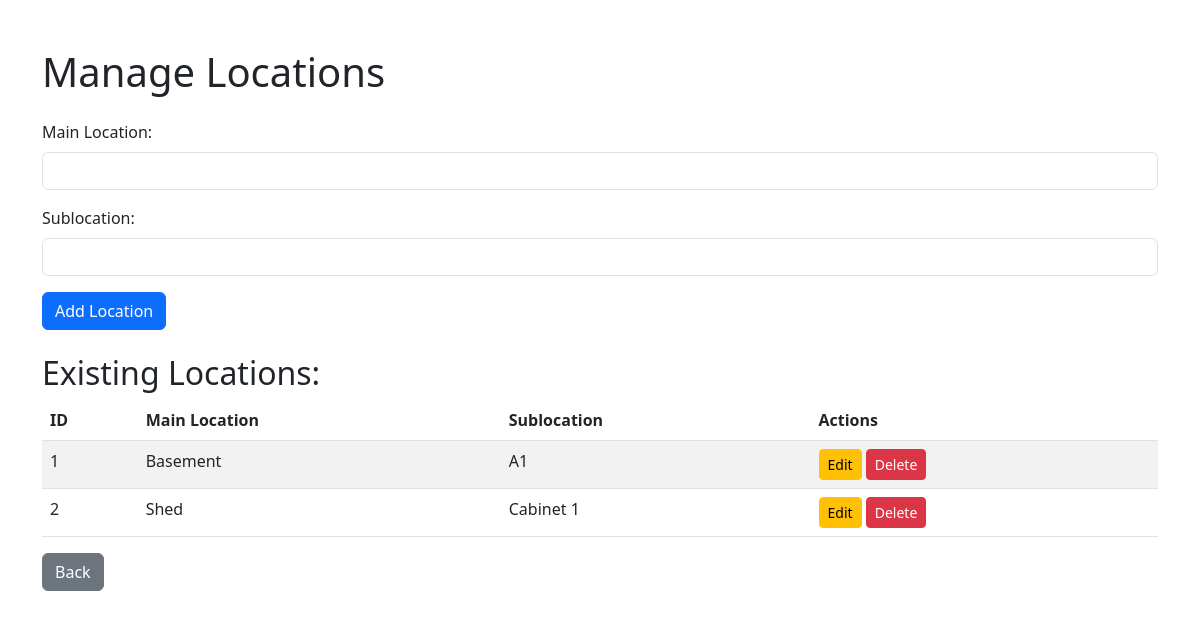
The page /locations on the database as committed earlier.
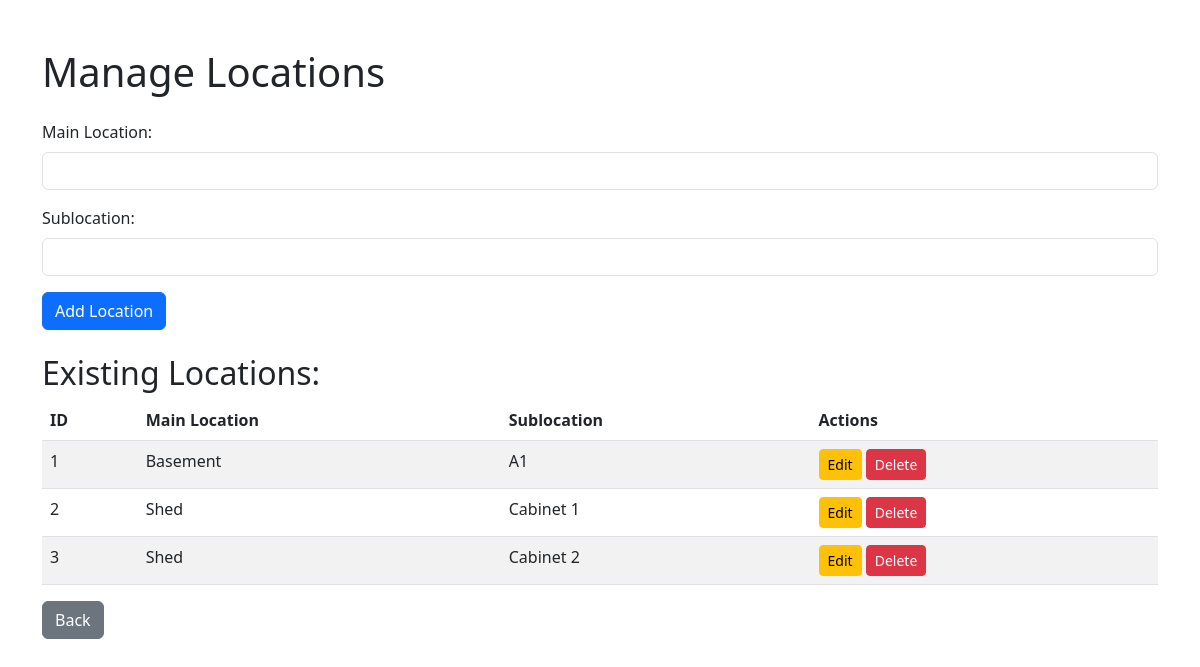
The same page on the database as committed later.
### tables this page shows
CREATE TABLE tblLocations (
    LocationID INTEGER PRIMARY KEY AUTOINCREMENT,
    MainLocation TEXT NOT NULL,
    Sublocation TEXT
);

### app.py (the view, shortened to what this page needs)
@app.route('/locations', methods=['GET', 'POST'])
def locations():
    conn = db_connection()
    cursor = conn.cursor()
    cursor.execute('SELECT * FROM tblLocations')
    locations = cursor.fetchall()
    conn.close()
    return render_template('locations.html', locations=locations)

### app.py (called while the page is built)
def db_connection():
    conn = sqlite3.connect('inventory.db')
    conn.row_factory = sqlite3.Row
    return conn

### templates/locations.html (shortened to what this page needs)
<!DOCTYPE html>
<html lang="en">
<head>
    <link href="https://cdn.jsdelivr.net/npm/bootstrap@5.3.0/dist/css/bootstrap.min.css" rel="stylesheet">
</head>
<body class="container mt-5">
    <h1 class="mb-4">Manage Locations</h1>
    <form method="post" class="mb-4">
        <div class="mb-3">
            <label for="main_location" class="form-label">Main Location:</label>
            <input type="text" class="form-control" id="main_location" name="main_location" required>
        </div>
        <div class="mb-3">
            <label for="sublocation" class="form-label">Sublocation:</label>
            <input type="text" class="form-control" id="sublocation" name="sublocation">
        </div>
        <button type="submit" class="btn btn-primary">Add Location</button>
    </form>
    <h2>Existing Locations:</h2>
    <table class="table table-striped">
        <thead>
            <tr>
                <th>ID</th>
                <th>Main Location</th>
                <th>Sublocation</th>
                <th>Actions</th>
            </tr>
        </thead>
        <tbody>
            {% for location in locations %}
                <tr>
                    <td>{{ location.LocationID }}</td>
                    <td>{{ location.MainLocation }}</td>
                    <td>{{ location.Sublocation }}</td>
                    <td>
                        <a href="/edit_location/{{ location.LocationID }}" class="btn btn-warning btn-sm">Edit</a>
                        <form method="post" action="/delete_location/{{ location.LocationID }}" style="display:inline;">
                            <button type="submit" class="btn btn-danger btn-sm" onclick="return confirm('Are you sure?');">Delete</button>
                        </form>
                    </td>
                </tr>
            {% endfor %}
        </tbody>
    </table>
    <a href="/" class="btn btn-secondary">Back</a>
</body>
</html>

Rows that differ between the two databases and show on the page:
added tblLocations: LocationID "3", MainLocation "Shed", Sublocation "Cabinet 2"
